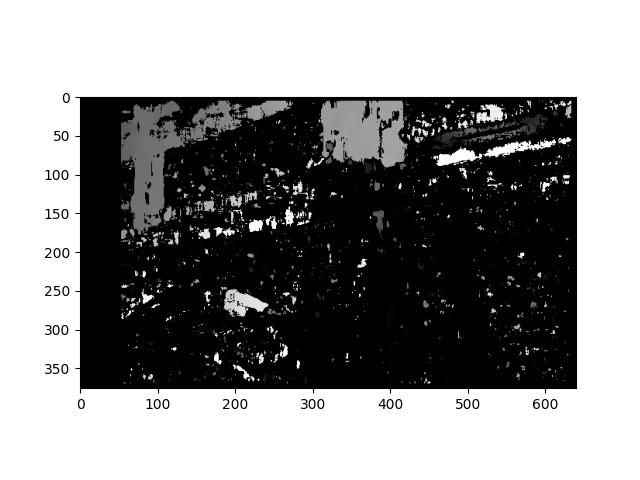
#> input picture disp.jpg, 640 x 480 px, given in place of the camera
$ python calibrate_treshold.py
#> lines starting #> are read from the running program, lines starting #| are printed output that depends on the picture; after the words box and inside, x2 and y2 are one past the last pixel; in counts of white or black regions, pixels touching at a corner belong together
import cv2 as cv
from PIL import Image, ImageEnhance
import numpy as np

contrast = 1
block_size = 11
c = 1

def nah(x):
    pass

def enhance(frame, contrast):
    image_pil = Image.fromarray(frame)
    enhanced_image = ImageEnhance.Contrast(image_pil).enhance(contrast)
    enhanced = np.array(enhanced_image)
    return enhanced

def filter_frame_adaptive(
        image: np.ndarray,
        max_: int,
        type_adaptive=cv.ADAPTIVE_THRESH_MEAN_C,
        type_=cv.THRESH_BINARY,
        block_size=11,
        c=1,
    ):
        """Calculate threshold to frame by standard algos.

        Args:
        ----
            max_ (int): maximum pixel
            image (np.ndarray): image
            type_ (cv.THRESH_*, optional) Can be:
            - cv.THRESH_BINARY
            - cv.THRESH_BINARY_INV
            - cv.THRESH_TRUNC
            - cv.THRESH_TOZERO
            - cv.THRESH_TOZERO_INV
            - Defaults is cv.THRESH_BINARY.
            type_adaptive(cv.ADAPTIVE_THRESH_*, optional) Can be:
            - cv.ADAPTIVE_THRESH_MEAN_C
            - cv.ADAPTIVE_THRESH_GAUSSIAN_C
            - Defaults is cv.ADAPTIVE_THRESH_MEAN_C

        Raises:
        ------
            ValueError: If cannot calculate thresh

        Returns:
        -------
            np.array: image
        """
        if block_size % 2 == 0:
            block_size += 1

        image = cv.cvtColor(image, cv.COLOR_BGR2GRAY)
        thresh = cv.adaptiveThreshold(image, max_, type_adaptive, type_, block_size, c)
        return thresh

video = cv.VideoCapture(0)
cv.namedWindow("Tune")
cv.createTrackbar("Contrast", "Tune", contrast, 1_000, nah)
cv.createTrackbar("Block Size", "Tune", block_size, 100, nah)
cv.createTrackbar("Constant", "Tune", c, 1_000, nah)

ret, frame = video.read()
#> frame is the input picture: shape (480, 640, 3); min 0, max 255, mean 143.7
while True:
    if cv.waitKey(1) == ord("a"):
#> (key Esc is pressed here)
        break
    ret, frame = video.read()

    contrast = cv.getTrackbarPos("Contrast", "Tune")
    block_size = cv.getTrackbarPos("Block Size", "Tune")
    block_size = max(2, block_size)
    c = cv.getTrackbarPos("Constant", "Tune")
    left, right = frame[:, :frame.shape[1] // 2, :], frame[:, frame.shape[1] // 2:, :]
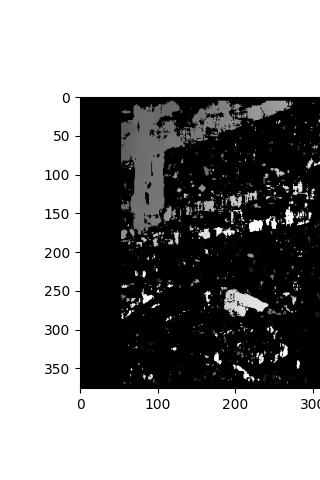
#> left: shape (480, 320, 3); min 0, max 255, mean 147.6
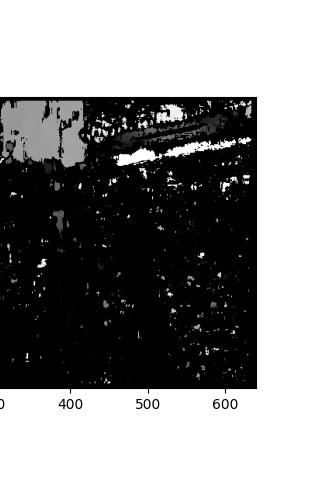
#> right: shape (480, 320, 3); min 0, max 255, mean 139.8
    left, right = enhance(left, 1 + contrast / 1000), enhance(right, 1 + contrast / 1_000)

    thr_l = filter_frame_adaptive(left, 255, block_size=block_size, c=c)
#> in filter_frame_adaptive, `thresh = cv.adaptiveThreshold(image, max_, type_adaptive, type_, block..`:
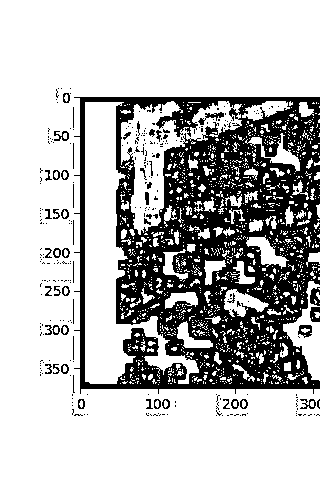
#> thresh: shape (480, 320); 72.7% white; 304 black regions (254 under 20 px), largest, box (x1, y1, x2, y2) and area: (74, 97, 320, 394) 39203, (310, 287, 320, 306) 127, (310, 307, 320, 322) 113
    thr_r = filter_frame_adaptive(right, 255, block_size=block_size, c=c)
#> call 2 of filter_frame_adaptive, with max_ = 255, type_adaptive = 0, type_ = 0, block_size = 11, c = 1
#> in filter_frame_adaptive (call 2), `thresh = cv.adaptiveThreshold(image, max_, type_adaptive, type_, block..`:
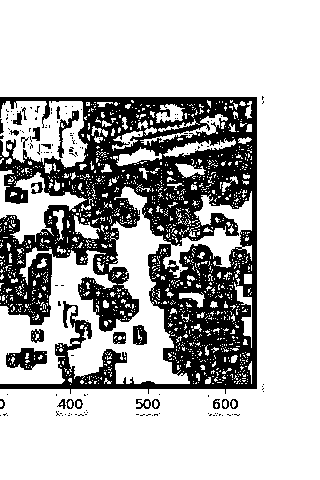
#> thresh: shape (480, 320); 72.4% white; 146 black regions (122 under 20 px), largest, box (x1, y1, x2, y2) and area: (0, 97, 257, 394) 39938, (6, 348, 47, 370) 566, (57, 110, 79, 158) 249

    cv.imshow("Left", thr_l)
    cv.imshow("Right", thr_r)

    # print(type(frame))
